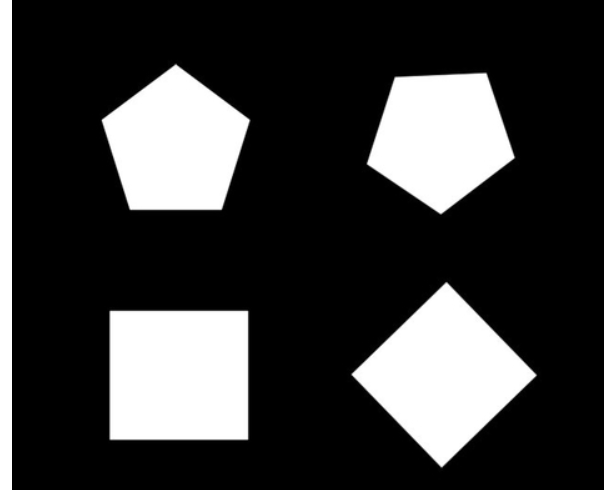
#> input picture OpenCV_Python_Tutorials/Working_with_Images/Image_Processing/Contours.png, 604 x 490 px
$ jupyter execute '14. Find_Co-ordinates_of_Contours_using_OpenCV.ipynb'
#> lines starting #> are read from the running program, lines starting #| are printed output that depends on the picture; after the words box and inside, x2 and y2 are one past the last pixel; in counts of white or black regions, pixels touching at a corner belong together
### Find Co-ordinates of Contours using OpenCV

Contours are defined as the line joining all the points along the boundary of an image that are having the same intensity. Contours come handy in shape analysis, finding the size of the object of interest, and object detection.

We will be using OpenCV findContour() function that helps in extracting the contours from the image.

<b>Approach:</b> The Co-ordinates of each vertices of a contour is hidden in the contour itself. In this approach, we will be using numpy library to convert all the co-ordinates of a contour into a linear array. This linear array would contain the x and y co-ordinates of each contour. The key point here is that the first co-ordinate in the array would always be the co-ordinate of the topmost vertex and hence could help in detection of orientation of an image.

[cell 1]
import cv2
import numpy as np

[cell 2]
# read the input image
image = cv2.imread("Contours.png", 1)
#> image is the input picture: shape (490, 604, 3); min 0, max 255, mean 60.5
image2 = cv2.imread("Contours.png", 0)
#> image2: shape (490, 604); min 0, max 255, mean 60.5

font = cv2.FONT_HERSHEY_COMPLEX

# Converting image to a binary image
_, threshold = cv2.threshold(image2, 110, 255, cv2.THRESH_BINARY)
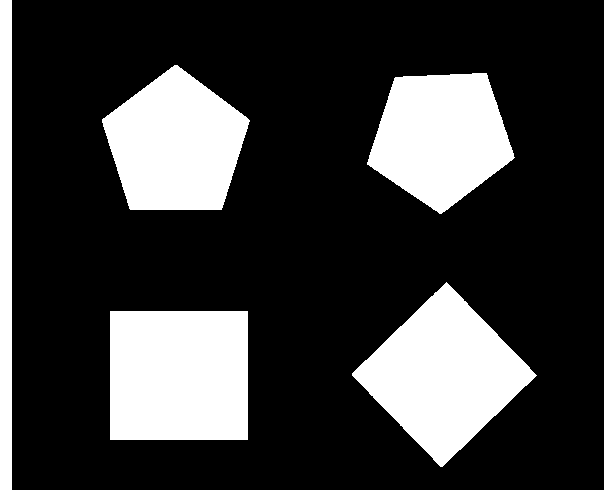
#> threshold: shape (490, 604); 23.7% white; 5 white regions

# Detecting contours in image
contours, _ = cv2.findContours(threshold, cv2.RETR_TREE, cv2.CHAIN_APPROX_SIMPLE)
#> contours = 5 contours; box (x1, y1, x2, y2) and area: (110, 311, 248, 440) 17536, (352, 282, 537, 467) 17103, (102, 65, 250, 210) 14788, (367, 73, 515, 214) 14104, (0, 0, 12, 490) 5379

# Going through every contours found in the image.
for cnt in contours :

    approx = cv2.approxPolyDP(cnt, 0.009 * cv2.arcLength(cnt, True), True)

    # draws boundary of contours.
    cv2.drawContours(image, [approx], 0, (0, 0, 255), 5)

    # Used to flatted the array containing
    # the co-ordinates of the vertices.
    n = approx.ravel()
    i = 0

    for j in n :
        if(i % 2 == 0):
            x = n[i]
            y = n[i + 1]

            # String containing the co-ordinates.
            string = str(x) + " " + str(y)

            if(i == 0):
                # text on topmost co-ordinate.
                cv2.putText(image, "Arrow tip", (x, y),
                                font, 0.5, (255, 0, 0))
            else:
                # text on remaining co-ordinates.
                cv2.putText(image, string, (x, y),
                          font, 0.5, (0, 255, 0))
        i = i + 1
#> this loop made 5 passes
#> n on passes 1 to 5: [110, 311, 110, 439, 247, 439, 247, 311], [446, 282, 352, 373, 440, 466, 536, 375], [486, 73, 395, 77, 367, 164, 439, 213, 514, 157], [174, 65, 102, 119, 130, 209, 221, 209, 249, 120], [0, 0, 0, 489, 11, 489, 11, 0]
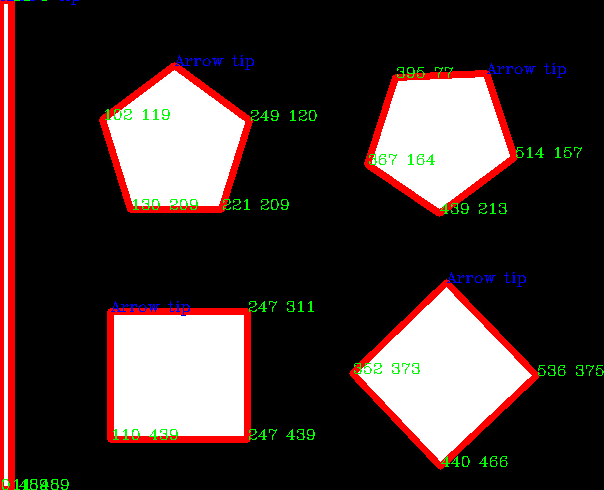
#> image: shape (490, 604, 3); 7.56% of pixels changed, all inside (x1, y1, x2, y2) = (0, 0, 604, 490)

# Showing the final image.
cv2.imshow('image2', image)

# Exiting the window if 'q' is pressed on the keyboard.
if cv2.waitKey(0) & 0xFF == ord('q'):
#> (key q is pressed here)
    cv2.destroyAllWindows()
